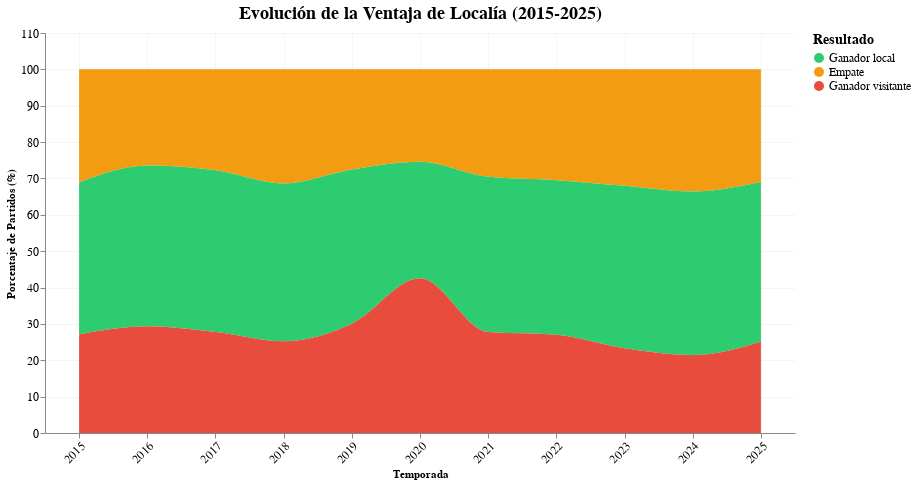

Write notebook code for a chart like this one.
### Markdown cell above
# Visualizacion 1-Evolución de la ventaja de la localía

### Code cell
stream_data = df.groupby(['season', 'Resultado']).size().reset_index(name='cantidad')
stream_data['porcentaje'] = stream_data.groupby('season')['cantidad'].transform(lambda x: x / x.sum() * 100)

viz1 = alt.Chart(stream_data).mark_area(interpolate='monotone').encode(
    x=alt.X('season:O', title='Temporada', axis=alt.Axis(labelAngle=-45, labelFontSize=12)),
    y=alt.Y('porcentaje:Q', title='Porcentaje de Partidos (%)', stack='center', axis=alt.Axis(labelFontSize=12)),
    color=alt.Color('Resultado:N',
                    scale=alt.Scale(domain=['Ganador local', 'Empate', 'Ganador visitante'],
                                   range=['#2ecc71', '#f39c12', '#e74c3c']),
                    legend=alt.Legend(title='Resultado', titleFontSize=14, labelFontSize=12)),
    tooltip=[alt.Tooltip('season:O', title='Temporada'),
             alt.Tooltip('Resultado:N', title='Resultado'),
             alt.Tooltip('cantidad:Q', title='Partidos'),
             alt.Tooltip('porcentaje:Q', title='Porcentaje (%)', format='.1f')]
).properties(
    width=750, height=400,
    title=alt.TitleParams(text='Evolución de la Ventaja de Localía (2015-2025)',
                         fontSize=18, fontWeight='bold', anchor='middle')
).configure_view(strokeWidth=0).configure_axis(grid=True, gridOpacity=0.3)


display(viz1)

### Figure 1 — Vega specification as saved in the notebook (floating-point values rounded to 4 significant figures)
{"$schema": "https://vega.github.io/schema/vega/v5.json", "data": [{"name": "source_0", "values": [{"season": 2015, "Resultado": "Empate", "cantidad": 140, "porcentaje": 31.11, "porcentaje_start": 68.89, "porcentaje_end": 100.0}, {"season": 2015, "Resultado": "Ganador local", "cantidad": 188, "porcentaje": 41.78, "porcentaje_start": 27.11, "porcentaje_end": 68.89}, {"season": 2015, "Resultado": "Ganador visitante", "cantidad": 122, "porcentaje": 27.11, "porcentaje_start": 0.0, "porcentaje_end": 27.11}, {"season": 2016, "Resultado": "Empate", "cantidad": 119, "porcentaje": 26.44, "porcentaje_start": 73.56, "porcentaje_end": 100.0}, {"season": 2016, "Resultado": "Ganador local", "cantidad": 199, "porcentaje": 44.22, "porcentaje_start": 29.33, "porcentaje_end": 73.56}, {"season": 2016, "Resultado": "Ganador visitante", "cantidad": 132, "porcentaje": 29.33, "porcentaje_start": 0.0, "porcentaje_end": 29.33}, {"season": 2017, "Resultado": "Empate", "cantidad": 105, "porcentaje": 27.78, "porcentaje_start": 72.22, "porcentaje_end": 100.0}, {"season": 2017, "Resultado": "Ganador local", "cantidad": 168, "porcentaje": 44.44, "porcentaje_start": 27.78, "porcentaje_end": 72.22}, {"season": 2017, "Resultado": "Ganador visitante", "cantidad": 105, "porcentaje": 27.78, "porcentaje_start": 0.0, "porcentaje_end": 27.78}, {"season": 2018, "Resultado": "Empate", "cantidad": 102, "porcentaje": 31.38, "porcentaje_start": 68.62, "porcentaje_end": 100.0}, {"season": 2018, "Resultado": "Ganador local", "cantidad": 141, "porcentaje": 43.38, "porcentaje_start": 25.23, "porcentaje_end": 68.62}, {"season": 2018, "Resultado": "Ganador visitante", "cantidad": 82, "porcentaje": 25.23, "porcentaje_start": 0.0, "porcentaje_end": 25.23}, {"season": 2019, "Resultado": "Empate", "cantidad": 76, "porcentaje": 27.54, "porcentaje_start": 72.46, "porcentaje_end": 100.0}, {"season": 2019, "Resultado": "Ganador local", "cantidad": 117, "porcentaje": 42.39, "porcentaje_start": 30.07, "porcentaje_end": 72.46}, {"season": 2019, "Resultado": "Ganador visitante", "cantidad": 83, "porcentaje": 30.07, "porcentaje_start": 0.0, "porcentaje_end": 30.07}, {"season": 2020, "Resultado": "Empate", "cantidad": 34, "porcentaje": 25.37, "porcentaje_start": 74.63, "porcentaje_end": 100.0}, {"season": 2020, "Resultado": "Ganador local", "cantidad": 43, "porcentaje": 32.09, "porcentaje_start": 42.54, "porcentaje_end": 74.63}, {"season": 2020, "Resultado": "Ganador visitante", "cantidad": 57, "porcentaje": 42.54, "porcentaje_start": 0.0, "porcentaje_end": 42.54}, {"season": 2021, "Resultado": "Empate", "cantidad": 148, "porcentaje": 29.54, "porcentaje_start": 70.46, "porcentaje_end": 100.0}, {"season": 2021, "Resultado": "Ganador local", "cantidad": 214, "porcentaje": 42.71, "porcentaje_start": 27.74, "porcentaje_end": 70.46}, {"season": 2021, "Resultado": "Ganador visitante", "cantidad": 139, "porcentaje": 27.74, "porcentaje_start": 0.0, "porcentaje_end": 27.74}, {"season": 2022, "Resultado": "Empate", "cantidad": 177, "porcentaje": 30.46, "porcentaje_start": 69.54, "porcentaje_end": 100.0}, {"season": 2022, "Resultado": "Ganador local", "cantidad": 247, "porcentaje": 42.51, "porcentaje_start": 27.02, "porcentaje_end": 69.54}, {"season": 2022, "Resultado": "Ganador visitante", "cantidad": 157, "porcentaje": 27.02, "porcentaje_start": 0.0, "porcentaje_end": 27.02}, {"season": 2023, "Resultado": "Empate", "cantidad": 121, "porcentaje": 32.01, "porcentaje_start": 67.99, "porcentaje_end": 100.0}, {"season": 2023, "Resultado": "Ganador local", "cantidad": 169, "porcentaje": 44.71, "porcentaje_start": 23.28, "porcentaje_end": 67.99}, {"season": 2023, "Resultado": "Ganador visitante", "cantidad": 88, "porcentaje": 23.28, "porcentaje_start": 0.0, "porcentaje_end": 23.28}, {"season": 2024, "Resultado": "Empate", "cantidad": 127, "porcentaje": 33.6, "porcentaje_start": 66.4, "porcentaje_end": 100.0}, {"season": 2024, "Resultado": "Ganador local", "cantidad": 170, "porcentaje": 44.97, "porcentaje_start": 21.43, "porcentaje_end": 66.4}, {"season": 2024, "Resultado": "Ganador visitante", "cantidad": 81, "porcentaje": 21.43, "porcentaje_start": 0.0, "porcentaje_end": 21.43}, {"season": 2025, "Resultado": "Empate", "cantidad": 79, "porcentaje": 30.98, "porcentaje_start": 69.02, "porcentaje_end": 100.0}, {"season": 2025, "Resultado": "Ganador local", "cantidad": 112, "porcentaje": 43.92, "porcentaje_start": 25.1, "porcentaje_end": 69.02}, {"season": 2025, "Resultado": "Ganador visitante", "cantidad": 64, "porcentaje": 25.1, "porcentaje_start": 0.0, "porcentaje_end": 25.1}]}, {"name": "source_0_x_domain_season", "values": [{"season": 2015}, {"season": 2016}, {"season": 2017}, {"season": 2018}, {"season": 2019}, {"season": 2020}, {"season": 2021}, {"season": 2022}, {"season": 2023}, {"season": 2024}, {"season": 2025}]}], "marks": [{"type": "group", "name": "pathgroup", "from": {"facet": {"data": "source_0", "name": "faceted_path_main", "groupby": ["Resultado"]}}, "encode": {"update": {"width": {"field": {"signal": null, "datum": null, "group": "width", "parent": null}}, "height": {"field": {"signal": null, "datum": null, "group": "height", "parent": null}}}}, "marks": [{"type": "area", "name": "marks", "from": {"data": "faceted_path_main"}, "sort": {"field": "x"}, "encode": {"update": {"defined": {"signal": "isValid(datum[\"porcentaje\"]) && isFinite(+datum[\"porcentaje\"])"}, "interpolate": {"value": "monotone"}, "x": {"field": "season", "scale": "x"}, "tooltip": {"signal": "{\"Temporada\": isValid(datum[\"season\"]) ? datum[\"season\"] : \"\"+datum[\"season\"], \"Resultado\": isValid(datum[\"Resultado\"]) ? datum[\"Resultado\"] : \"\"+datum[\"Resultado\"], \"Partidos\": format(datum[\"cantidad\"], \"\"), \"Porcentaje (%)\": format(datum[\"porcentaje\"], \".1f\")}"}, "y": {"field": "porcentaje_end", "scale": "y"}, "fill": {"field": "Resultado", "scale": "color"}, "y2": {"field": "porcentaje_start", "scale": "y"}, "orient": {"value": "vertical"}}}, "style": ["area"]}]}], "scales": [{"name": "x", "type": "point", "domain": {"data": "source_0_x_domain_season", "field": "season", "sort": true}, "range": [0, {"signal": "width"}], "padding": 0.5}, {"name": "y", "type": "linear", "domain": {"data": "source_0", "fields": ["porcentaje_start", "porcentaje_end"]}, "range": [{"signal": "height"}, 0], "nice": true, "zero": true}, {"name": "color", "type": "ordinal", "domain": ["Ganador local", "Empate", "Ganador visitante"], "range": ["#2ecc71", "#f39c12", "#e74c3c"]}], "axes": [{"scale": "x", "ticks": false, "domain": false, "aria": false, "zindex": 0, "gridScale": "y", "labels": false, "grid": true, "minExtent": 0, "orient": "bottom", "maxExtent": 0}, {"scale": "y", "zindex": 0, "gridScale": "x", "aria": false, "minExtent": 0, "maxExtent": 0, "domain": false, "grid": true, "tickCount": {"signal": "ceil(height/40)"}, "labels": false, "ticks": false, "orient": "left"}, {"scale": "x", "labelAngle": 315, "orient": "bottom", "labelFontSize": 12, "labelBaseline": "top", "labelAlign": "right", "zindex": 0, "grid": false, "title": "Temporada"}, {"scale": "y", "orient": "left", "title": "Porcentaje de Partidos (%)", "tickCount": {"signal": "ceil(height/40)"}, "zindex": 0, "grid": false, "labelFontSize": 12, "labelOverlap": true}], "title": {"text": "Evolución de la Ventaja de Localía (2015-2025)", "fontWeight": "bold", "anchor": "middle", "fontSize": 18, "frame": "group"}, "legends": [{"labelFontSize": 12, "title": "Resultado", "titleFontSize": 14, "fill": "color", "symbolType": "circle"}], "config": {"axis": {"grid": true, "gridOpacity": 0.3}, "style": {"cell": {"strokeWidth": 0}}}, "padding": 5, "background": "white", "height": 400, "width": 750, "style": "cell"}
